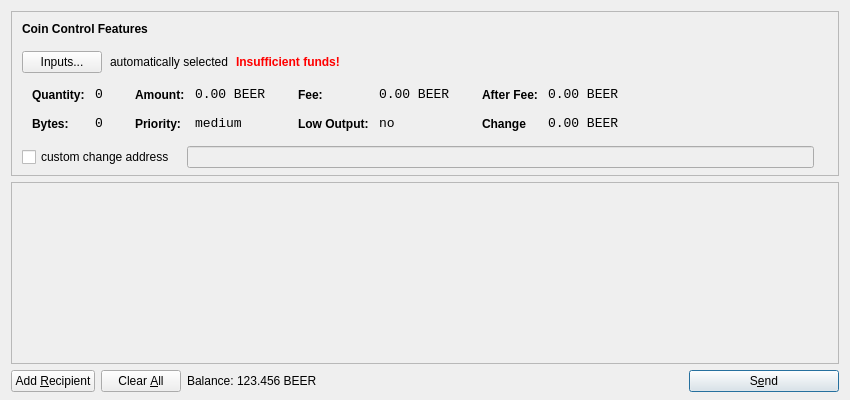
<?xml version="1.0" encoding="UTF-8"?>
<ui version="4.0">
 <class>SendCoinsDialog</class>
 <widget class="QDialog" name="SendCoinsDialog">
  <property name="geometry">
   <rect>
    <x>0</x>
    <y>0</y>
    <width>850</width>
    <height>400</height>
   </rect>
  </property>
  <property name="windowTitle">
   <string>Send Coins</string>
  </property>
  <layout class="QVBoxLayout" name="verticalLayout" stretch="0,1,0">
   <property name="bottomMargin">
    <number>8</number>
   </property>
   <item>
    <widget class="QFrame" name="frameCoinControl">
     <property name="sizePolicy">
      <sizepolicy hsizetype="Expanding" vsizetype="Expanding">
       <horstretch>0</horstretch>
       <verstretch>0</verstretch>
      </sizepolicy>
     </property>
     <property name="maximumSize">
      <size>
       <width>16777215</width>
       <height>16777215</height>
      </size>
     </property>
     <property name="frameShape">
      <enum>QFrame::StyledPanel</enum>
     </property>
     <property name="frameShadow">
      <enum>QFrame::Sunken</enum>
     </property>
     <layout class="QVBoxLayout" name="verticalLayoutCoinControl2">
      <property name="spacing">
       <number>-1</number>
      </property>
      <property name="leftMargin">
       <number>0</number>
      </property>
      <property name="topMargin">
       <number>0</number>
      </property>
      <property name="rightMargin">
       <number>0</number>
      </property>
      <property name="bottomMargin">
       <number>6</number>
      </property>
      <item>
       <layout class="QVBoxLayout" name="verticalLayoutCoinControl" stretch="0,0,0,0,1">
        <property name="spacing">
         <number>0</number>
        </property>
        <property name="leftMargin">
         <number>10</number>
        </property>
        <property name="topMargin">
         <number>10</number>
        </property>
        <item>
         <layout class="QHBoxLayout" name="horizontalLayoutCoinControl1">
          <property name="bottomMargin">
           <number>15</number>
          </property>
          <item>
           <widget class="QLabel" name="labelCoinControlFeatures">
            <property name="sizePolicy">
             <sizepolicy hsizetype="Preferred" vsizetype="Maximum">
              <horstretch>0</horstretch>
              <verstretch>0</verstretch>
             </sizepolicy>
            </property>
            <property name="font">
             <font>
              <weight>75</weight>
              <bold>true</bold>
             </font>
            </property>
            <property name="styleSheet">
             <string notr="true">font-weight:bold;</string>
            </property>
            <property name="text">
             <string>Coin Control Features</string>
            </property>
           </widget>
          </item>
         </layout>
        </item>
        <item>
         <layout class="QHBoxLayout" name="horizontalLayoutCoinControl2" stretch="0,0,0,0">
          <property name="spacing">
           <number>8</number>
          </property>
          <property name="bottomMargin">
           <number>10</number>
          </property>
          <item>
           <widget class="QPushButton" name="pushButtonCoinControl">
            <property name="styleSheet">
             <string notr="true"/>
            </property>
            <property name="text">
             <string>Inputs...</string>
            </property>
           </widget>
          </item>
          <item>
           <widget class="QLabel" name="labelCoinControlAutomaticallySelected">
            <property name="text">
             <string>automatically selected</string>
            </property>
            <property name="margin">
             <number>5</number>
            </property>
           </widget>
          </item>
          <item>
           <widget class="QLabel" name="labelCoinControlInsuffFunds">
            <property name="font">
             <font>
              <weight>75</weight>
              <bold>true</bold>
             </font>
            </property>
            <property name="styleSheet">
             <string notr="true">color:red;font-weight:bold;</string>
            </property>
            <property name="text">
             <string>Insufficient funds!</string>
            </property>
            <property name="margin">
             <number>5</number>
            </property>
           </widget>
          </item>
          <item>
           <spacer name="horizontalSpacerCoinControl">
            <property name="orientation">
             <enum>Qt::Horizontal</enum>
            </property>
            <property name="sizeHint" stdset="0">
             <size>
              <width>40</width>
              <height>1</height>
             </size>
            </property>
           </spacer>
          </item>
         </layout>
        </item>
        <item>
         <widget class="QWidget" name="widgetCoinControl" native="true">
          <property name="sizePolicy">
           <sizepolicy hsizetype="Preferred" vsizetype="Preferred">
            <horstretch>0</horstretch>
            <verstretch>0</verstretch>
           </sizepolicy>
          </property>
          <property name="minimumSize">
           <size>
            <width>0</width>
            <height>0</height>
           </size>
          </property>
          <property name="styleSheet">
           <string notr="true"/>
          </property>
          <layout class="QHBoxLayout" name="horizontalLayoutCoinControl5">
           <property name="margin">
            <number>0</number>
           </property>
           <item>
            <layout class="QHBoxLayout" name="horizontalLayoutCoinControl3" stretch="0,0,0,1">
             <property name="spacing">
              <number>20</number>
             </property>
             <property name="topMargin">
              <number>0</number>
             </property>
             <property name="bottomMargin">
              <number>10</number>
             </property>
             <item>
              <layout class="QFormLayout" name="formLayoutCoinControl1">
               <property name="horizontalSpacing">
                <number>10</number>
               </property>
               <property name="verticalSpacing">
                <number>14</number>
               </property>
               <property name="leftMargin">
                <number>10</number>
               </property>
               <property name="topMargin">
                <number>4</number>
               </property>
               <property name="rightMargin">
                <number>6</number>
               </property>
               <item row="0" column="0">
                <widget class="QLabel" name="labelCoinControlQuantityText">
                 <property name="styleSheet">
                  <string notr="true">font-weight:bold;</string>
                 </property>
                 <property name="text">
                  <string>Quantity:</string>
                 </property>
                 <property name="margin">
                  <number>0</number>
                 </property>
                </widget>
               </item>
               <item row="0" column="1">
                <widget class="QLabel" name="labelCoinControlQuantity">
                 <property name="font">
                  <font>
                   <family>Monospace</family>
                   <pointsize>10</pointsize>
                  </font>
                 </property>
                 <property name="cursor">
                  <cursorShape>IBeamCursor</cursorShape>
                 </property>
                 <property name="contextMenuPolicy">
                  <enum>Qt::ActionsContextMenu</enum>
                 </property>
                 <property name="text">
                  <string>0</string>
                 </property>
                 <property name="margin">
                  <number>0</number>
                 </property>
                 <property name="textInteractionFlags">
                  <set>Qt::LinksAccessibleByMouse|Qt::TextSelectableByKeyboard|Qt::TextSelectableByMouse</set>
                 </property>
                </widget>
               </item>
               <item row="1" column="0">
                <widget class="QLabel" name="labelCoinControlBytesText">
                 <property name="styleSheet">
                  <string notr="true">font-weight:bold;</string>
                 </property>
                 <property name="text">
                  <string>Bytes:</string>
                 </property>
                </widget>
               </item>
               <item row="1" column="1">
                <widget class="QLabel" name="labelCoinControlBytes">
                 <property name="font">
                  <font>
                   <family>Monospace</family>
                   <pointsize>10</pointsize>
                  </font>
                 </property>
                 <property name="cursor">
                  <cursorShape>IBeamCursor</cursorShape>
                 </property>
                 <property name="contextMenuPolicy">
                  <enum>Qt::ActionsContextMenu</enum>
                 </property>
                 <property name="text">
                  <string>0</string>
                 </property>
                 <property name="textInteractionFlags">
                  <set>Qt::LinksAccessibleByMouse|Qt::TextSelectableByKeyboard|Qt::TextSelectableByMouse</set>
                 </property>
                </widget>
               </item>
              </layout>
             </item>
             <item>
              <layout class="QFormLayout" name="formLayoutCoinControl2">
               <property name="horizontalSpacing">
                <number>10</number>
               </property>
               <property name="verticalSpacing">
                <number>14</number>
               </property>
               <property name="leftMargin">
                <number>6</number>
               </property>
               <property name="topMargin">
                <number>4</number>
               </property>
               <property name="rightMargin">
                <number>6</number>
               </property>
               <item row="0" column="0">
                <widget class="QLabel" name="labelCoinControlAmountText">
                 <property name="styleSheet">
                  <string notr="true">font-weight:bold;</string>
                 </property>
                 <property name="text">
                  <string>Amount:</string>
                 </property>
                 <property name="margin">
                  <number>0</number>
                 </property>
                </widget>
               </item>
               <item row="0" column="1">
                <widget class="QLabel" name="labelCoinControlAmount">
                 <property name="font">
                  <font>
                   <family>Monospace</family>
                   <pointsize>10</pointsize>
                  </font>
                 </property>
                 <property name="cursor">
                  <cursorShape>IBeamCursor</cursorShape>
                 </property>
                 <property name="contextMenuPolicy">
                  <enum>Qt::ActionsContextMenu</enum>
                 </property>
                 <property name="text">
                  <string>0.00 BEER</string>
                 </property>
                 <property name="textInteractionFlags">
                  <set>Qt::LinksAccessibleByMouse|Qt::TextSelectableByKeyboard|Qt::TextSelectableByMouse</set>
                 </property>
                </widget>
               </item>
               <item row="1" column="0">
                <widget class="QLabel" name="labelCoinControlPriorityText">
                 <property name="styleSheet">
                  <string notr="true">font-weight:bold;</string>
                 </property>
                 <property name="text">
                  <string>Priority:</string>
                 </property>
                </widget>
               </item>
               <item row="1" column="1">
                <widget class="QLabel" name="labelCoinControlPriority">
                 <property name="font">
                  <font>
                   <family>Monospace</family>
                   <pointsize>10</pointsize>
                  </font>
                 </property>
                 <property name="cursor">
                  <cursorShape>IBeamCursor</cursorShape>
                 </property>
                 <property name="contextMenuPolicy">
                  <enum>Qt::ActionsContextMenu</enum>
                 </property>
                 <property name="text">
                  <string>medium</string>
                 </property>
                 <property name="textInteractionFlags">
                  <set>Qt::LinksAccessibleByMouse|Qt::TextSelectableByKeyboard|Qt::TextSelectableByMouse</set>
                 </property>
                </widget>
               </item>
              </layout>
             </item>
             <item>
              <layout class="QFormLayout" name="formLayoutCoinControl3">
               <property name="horizontalSpacing">
                <number>10</number>
               </property>
               <property name="verticalSpacing">
                <number>14</number>
               </property>
               <property name="leftMargin">
                <number>6</number>
               </property>
               <property name="topMargin">
                <number>4</number>
               </property>
               <property name="rightMargin">
                <number>6</number>
               </property>
               <item row="0" column="0">
                <widget class="QLabel" name="labelCoinControlFeeText">
                 <property name="styleSheet">
                  <string notr="true">font-weight:bold;</string>
                 </property>
                 <property name="text">
                  <string>Fee:</string>
                 </property>
                 <property name="margin">
                  <number>0</number>
                 </property>
                </widget>
               </item>
               <item row="0" column="1">
                <widget class="QLabel" name="labelCoinControlFee">
                 <property name="font">
                  <font>
                   <family>Monospace</family>
                   <pointsize>10</pointsize>
                  </font>
                 </property>
                 <property name="cursor">
                  <cursorShape>IBeamCursor</cursorShape>
                 </property>
                 <property name="contextMenuPolicy">
                  <enum>Qt::ActionsContextMenu</enum>
                 </property>
                 <property name="text">
                  <string>0.00 BEER</string>
                 </property>
                 <property name="textInteractionFlags">
                  <set>Qt::LinksAccessibleByMouse|Qt::TextSelectableByKeyboard|Qt::TextSelectableByMouse</set>
                 </property>
                </widget>
               </item>
               <item row="1" column="0">
                <widget class="QLabel" name="labelCoinControlLowOutputText">
                 <property name="styleSheet">
                  <string notr="true">font-weight:bold;</string>
                 </property>
                 <property name="text">
                  <string>Low Output:</string>
                 </property>
                </widget>
               </item>
               <item row="1" column="1">
                <widget class="QLabel" name="labelCoinControlLowOutput">
                 <property name="font">
                  <font>
                   <family>Monospace</family>
                   <pointsize>10</pointsize>
                  </font>
                 </property>
                 <property name="cursor">
                  <cursorShape>IBeamCursor</cursorShape>
                 </property>
                 <property name="contextMenuPolicy">
                  <enum>Qt::ActionsContextMenu</enum>
                 </property>
                 <property name="text">
                  <string>no</string>
                 </property>
                 <property name="textInteractionFlags">
                  <set>Qt::LinksAccessibleByMouse|Qt::TextSelectableByKeyboard|Qt::TextSelectableByMouse</set>
                 </property>
                </widget>
               </item>
              </layout>
             </item>
             <item>
              <layout class="QFormLayout" name="formLayoutCoinControl4">
               <property name="horizontalSpacing">
                <number>10</number>
               </property>
               <property name="verticalSpacing">
                <number>14</number>
               </property>
               <property name="leftMargin">
                <number>6</number>
               </property>
               <property name="topMargin">
                <number>4</number>
               </property>
               <property name="rightMargin">
                <number>6</number>
               </property>
               <item row="0" column="0">
                <widget class="QLabel" name="labelCoinControlAfterFeeText">
                 <property name="styleSheet">
                  <string notr="true">font-weight:bold;</string>
                 </property>
                 <property name="text">
                  <string>After Fee:</string>
                 </property>
                 <property name="margin">
                  <number>0</number>
                 </property>
                </widget>
               </item>
               <item row="0" column="1">
                <widget class="QLabel" name="labelCoinControlAfterFee">
                 <property name="font">
                  <font>
                   <family>Monospace</family>
                   <pointsize>10</pointsize>
                  </font>
                 </property>
                 <property name="cursor">
                  <cursorShape>IBeamCursor</cursorShape>
                 </property>
                 <property name="contextMenuPolicy">
                  <enum>Qt::ActionsContextMenu</enum>
                 </property>
                 <property name="text">
                  <string>0.00 BEER</string>
                 </property>
                 <property name="textInteractionFlags">
                  <set>Qt::LinksAccessibleByMouse|Qt::TextSelectableByKeyboard|Qt::TextSelectableByMouse</set>
                 </property>
                </widget>
               </item>
               <item row="1" column="0">
                <widget class="QLabel" name="labelCoinControlChangeText">
                 <property name="styleSheet">
                  <string notr="true">font-weight:bold;</string>
                 </property>
                 <property name="text">
                  <string>Change</string>
                 </property>
                </widget>
               </item>
               <item row="1" column="1">
                <widget class="QLabel" name="labelCoinControlChange">
                 <property name="font">
                  <font>
                   <family>Monospace</family>
                   <pointsize>10</pointsize>
                  </font>
                 </property>
                 <property name="cursor">
                  <cursorShape>IBeamCursor</cursorShape>
                 </property>
                 <property name="contextMenuPolicy">
                  <enum>Qt::ActionsContextMenu</enum>
                 </property>
                 <property name="text">
                  <string>0.00 BEER</string>
                 </property>
                 <property name="textInteractionFlags">
                  <set>Qt::LinksAccessibleByMouse|Qt::TextSelectableByKeyboard|Qt::TextSelectableByMouse</set>
                 </property>
                </widget>
               </item>
              </layout>
             </item>
            </layout>
           </item>
          </layout>
         </widget>
        </item>
        <item>
         <layout class="QHBoxLayout" name="horizontalLayoutCoinControl4" stretch="0,0,0">
          <property name="spacing">
           <number>12</number>
          </property>
          <property name="sizeConstraint">
           <enum>QLayout::SetDefaultConstraint</enum>
          </property>
          <property name="topMargin">
           <number>5</number>
          </property>
          <property name="rightMargin">
           <number>5</number>
          </property>
          <item>
           <widget class="QCheckBox" name="checkBoxCoinControlChange">
            <property name="text">
             <string>custom change address</string>
            </property>
           </widget>
          </item>
          <item>
           <widget class="QLineEdit" name="lineEditCoinControlChange">
            <property name="enabled">
             <bool>false</bool>
            </property>
            <property name="sizePolicy">
             <sizepolicy hsizetype="Expanding" vsizetype="Fixed">
              <horstretch>0</horstretch>
              <verstretch>0</verstretch>
             </sizepolicy>
            </property>
           </widget>
          </item>
          <item>
           <widget class="QLabel" name="labelCoinControlChangeLabel">
            <property name="sizePolicy">
             <sizepolicy hsizetype="Preferred" vsizetype="Expanding">
              <horstretch>0</horstretch>
              <verstretch>0</verstretch>
             </sizepolicy>
            </property>
            <property name="minimumSize">
             <size>
              <width>0</width>
              <height>0</height>
             </size>
            </property>
            <property name="text">
             <string/>
            </property>
            <property name="margin">
             <number>3</number>
            </property>
           </widget>
          </item>
         </layout>
        </item>
        <item>
         <spacer name="verticalSpacerCoinControl">
          <property name="orientation">
           <enum>Qt::Vertical</enum>
          </property>
          <property name="sizeHint" stdset="0">
           <size>
            <width>800</width>
            <height>1</height>
           </size>
          </property>
         </spacer>
        </item>
       </layout>
      </item>
     </layout>
    </widget>
   </item>
   <item>
    <widget class="QScrollArea" name="scrollArea">
     <property name="widgetResizable">
      <bool>true</bool>
     </property>
     <widget class="QWidget" name="scrollAreaWidgetContents">
      <property name="geometry">
       <rect>
        <x>0</x>
        <y>0</y>
        <width>830</width>
        <height>165</height>
       </rect>
      </property>
      <layout class="QVBoxLayout" name="verticalLayout_2">
       <property name="margin">
        <number>0</number>
       </property>
       <item>
        <layout class="QVBoxLayout" name="entries">
         <property name="spacing">
          <number>6</number>
         </property>
        </layout>
       </item>
       <item>
        <spacer name="verticalSpacer">
         <property name="orientation">
          <enum>Qt::Vertical</enum>
         </property>
         <property name="sizeHint" stdset="0">
          <size>
           <width>20</width>
           <height>40</height>
          </size>
         </property>
        </spacer>
       </item>
      </layout>
     </widget>
    </widget>
   </item>
   <item>
    <layout class="QHBoxLayout" name="horizontalLayout">
     <item>
      <widget class="QPushButton" name="addButton">
       <property name="toolTip">
        <string>Send to multiple recipients at once</string>
       </property>
       <property name="text">
        <string>Add &amp;Recipient</string>
       </property>
       <property name="icon">
        <iconset resource="../bitcoin.qrc">
         <normaloff>:/icons/add</normaloff>:/icons/add</iconset>
       </property>
       <property name="autoDefault">
        <bool>false</bool>
       </property>
      </widget>
     </item>
     <item>
      <widget class="QPushButton" name="clearButton">
       <property name="sizePolicy">
        <sizepolicy hsizetype="Minimum" vsizetype="Fixed">
         <horstretch>0</horstretch>
         <verstretch>0</verstretch>
        </sizepolicy>
       </property>
       <property name="toolTip">
        <string>Remove all transaction fields</string>
       </property>
       <property name="text">
        <string>Clear &amp;All</string>
       </property>
       <property name="icon">
        <iconset resource="../bitcoin.qrc">
         <normaloff>:/icons/remove</normaloff>:/icons/remove</iconset>
       </property>
       <property name="autoRepeatDelay">
        <number>300</number>
       </property>
       <property name="autoDefault">
        <bool>false</bool>
       </property>
      </widget>
     </item>
     <item>
      <layout class="QHBoxLayout" name="horizontalLayout_2">
       <property name="spacing">
        <number>3</number>
       </property>
       <item>
        <widget class="QLabel" name="label">
         <property name="sizePolicy">
          <sizepolicy hsizetype="Preferred" vsizetype="Fixed">
           <horstretch>0</horstretch>
           <verstretch>0</verstretch>
          </sizepolicy>
         </property>
         <property name="text">
          <string>Balance:</string>
         </property>
        </widget>
       </item>
       <item>
        <widget class="QLabel" name="labelBalance">
         <property name="sizePolicy">
          <sizepolicy hsizetype="Preferred" vsizetype="Fixed">
           <horstretch>0</horstretch>
           <verstretch>0</verstretch>
          </sizepolicy>
         </property>
         <property name="cursor">
          <cursorShape>IBeamCursor</cursorShape>
         </property>
         <property name="text">
          <string>123.456 BEER</string>
         </property>
         <property name="textInteractionFlags">
          <set>Qt::LinksAccessibleByMouse|Qt::TextSelectableByKeyboard|Qt::TextSelectableByMouse</set>
         </property>
        </widget>
       </item>
      </layout>
     </item>
     <item>
      <spacer name="horizontalSpacer">
       <property name="orientation">
        <enum>Qt::Horizontal</enum>
       </property>
       <property name="sizeHint" stdset="0">
        <size>
         <width>40</width>
         <height>20</height>
        </size>
       </property>
      </spacer>
     </item>
     <item>
      <widget class="QPushButton" name="sendButton">
       <property name="minimumSize">
        <size>
         <width>150</width>
         <height>0</height>
        </size>
       </property>
       <property name="toolTip">
        <string>Confirm the send action</string>
       </property>
       <property name="text">
        <string>S&amp;end</string>
       </property>
       <property name="icon">
        <iconset resource="../bitcoin.qrc">
         <normaloff>:/icons/send</normaloff>:/icons/send</iconset>
       </property>
       <property name="default">
        <bool>true</bool>
       </property>
      </widget>
     </item>
    </layout>
   </item>
  </layout>
 </widget>
 <resources>
  <include location="../bitcoin.qrc"/>
 </resources>
 <connections/>
</ui>
